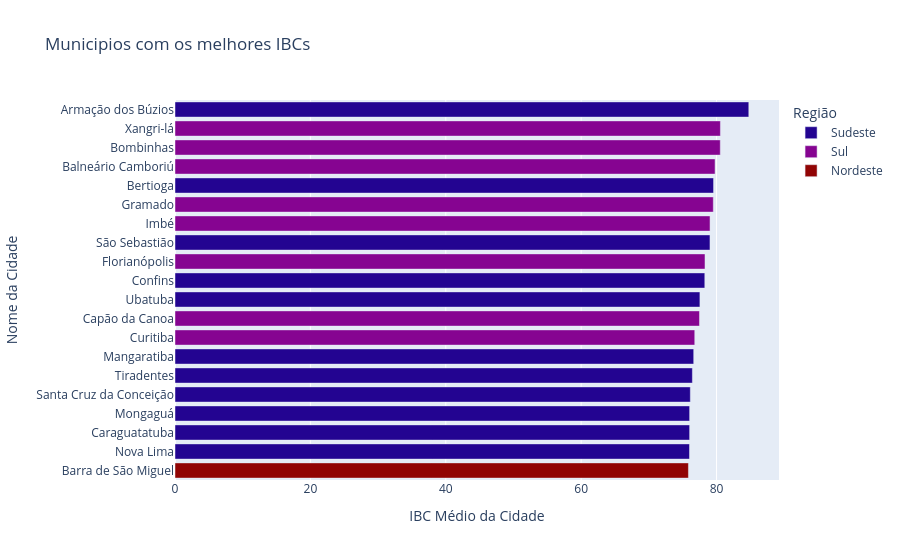
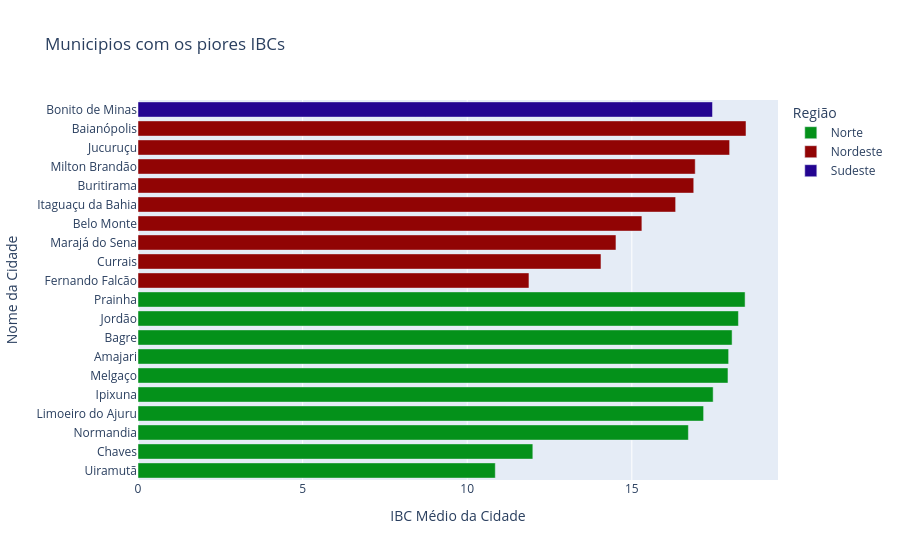

Notebook source saved alongside these figures, in order:
### Markdown cell above
## Gráfico com as 20 Melhores e Piores Cidades
* A ideia do gráfico é trazer mais municípios, bem como ter uma visão mais gráfico do IBC

### Code cell
# Primeira query com os 20 melhores IBC's
query = """
SELECT
    nome_municipio,
    nome_estado,
    regiao,
    AVG(ibc) AS Media_IBC
FROM
    df
GROUP BY
    nome_municipio,nome_estado,regiao
ORDER BY Media_IBC DESC
LIMIT 20;
"""
resultado = sqldf(query)
mapa_de_cores = {
    'Sudeste': '#230491',  
    'Sul': '#860491',      
    'Nordeste': '#910404',
    'Centro-Oeste': '#04918a',
    'Norte': '#04911a' 
}
## Gráfico
fig = px.bar(
    resultado,
    x = 'Media_IBC',
    y = 'nome_municipio',
    color = 'regiao',
    orientation='h',
    color_discrete_map = mapa_de_cores,
    labels={'Media_IBC':"IBC Médio da Cidade",'nome_municipio':"Nome da Cidade",'regiao':"Região"},
    title = 'Municipios com os melhores IBCs'
)
fig.update_layout(
    yaxis={'categoryorder': 'total ascending'}
)
fig.show()
# Segunda query com os 20 piores IBC's
query2 = """
SELECT
    nome_municipio,
    nome_estado,
    regiao,
    AVG(ibc) AS Media_IBC
FROM
    df
GROUP BY
    nome_municipio,nome_estado,regiao
ORDER BY Media_IBC ASC
LIMIT 20;
"""
resultado2 = sqldf(query2)
# Gráfico
fig2 = px.bar(
    resultado2,
    x = 'Media_IBC',
    y = 'nome_municipio',
    color = 'regiao',
    orientation='h',
    color_discrete_map = mapa_de_cores,
    labels={'Media_IBC':"IBC Médio da Cidade",'nome_municipio':"Nome da Cidade",'regiao':"Região"},
    title = 'Municipios com os piores IBCs'
)
fig.update_layout(
    yaxis={'categoryorder': 'total descending'}
)
fig2.show()

### Figure 1 — Plotly figure (JSON) as saved in the notebook; plotly's stock layout.template omitted (floating-point values rounded to 4 significant figures)
{"data": [{"hovertemplate": "Região=Sudeste<br>IBC Médio da Cidade=%{x}<br>Nome da Cidade=%{y}<extra></extra>", "legendgroup": "Sudeste", "marker": {"color": "#230491", "pattern": {"shape": ""}}, "name": "Sudeste", "orientation": "h", "showlegend": true, "textposition": "auto", "type": "bar", "x": [84.76, 79.56, 79.03, 78.26, 77.54, 76.62, 76.43, 76.12, 76.02, 76.02, 76.0], "xaxis": "x", "y": ["Armação dos Búzios", "Bertioga", "São Sebastião", "Confins", "Ubatuba", "Mangaratiba", "Tiradentes", "Santa Cruz da Conceição", "Mongaguá", "Caraguatatuba", "Nova Lima"], "yaxis": "y"}, {"hovertemplate": "Região=Sul<br>IBC Médio da Cidade=%{x}<br>Nome da Cidade=%{y}<extra></extra>", "legendgroup": "Sul", "marker": {"color": "#860491", "pattern": {"shape": ""}}, "name": "Sul", "orientation": "h", "showlegend": true, "textposition": "auto", "type": "bar", "x": [80.57, 80.55, 79.78, 79.52, 79.04, 78.29, 77.48, 76.78], "xaxis": "x", "y": ["Xangri-lá", "Bombinhas", "Balneário Camboriú", "Gramado", "Imbé", "Florianópolis", "Capão da Canoa", "Curitiba"], "yaxis": "y"}, {"hovertemplate": "Região=Nordeste<br>IBC Médio da Cidade=%{x}<br>Nome da Cidade=%{y}<extra></extra>", "legendgroup": "Nordeste", "marker": {"color": "#910404", "pattern": {"shape": ""}}, "name": "Nordeste", "orientation": "h", "showlegend": true, "textposition": "auto", "type": "bar", "x": [75.84], "xaxis": "x", "y": ["Barra de São Miguel"], "yaxis": "y"}], "layout": {"barmode": "relative", "legend": {"title": {"text": "Região"}, "tracegroupgap": 0}, "title": {"text": "Municipios com os melhores IBCs"}, "xaxis": {"anchor": "y", "domain": [0, 1], "title": {"text": "IBC Médio da Cidade"}}, "yaxis": {"anchor": "x", "categoryorder": "total ascending", "domain": [0, 1], "title": {"text": "Nome da Cidade"}}}}

### Figure 2 — Plotly figure (JSON) as saved in the notebook; plotly's stock layout.template omitted (floating-point values rounded to 4 significant figures)
{"data": [{"hovertemplate": "Região=Norte<br>IBC Médio da Cidade=%{x}<br>Nome da Cidade=%{y}<extra></extra>", "legendgroup": "Norte", "marker": {"color": "#04911a", "pattern": {"shape": ""}}, "name": "Norte", "orientation": "h", "showlegend": true, "textposition": "auto", "type": "bar", "x": [10.85, 11.99, 16.72, 17.18, 17.47, 17.92, 17.94, 18.05, 18.24, 18.44], "xaxis": "x", "y": ["Uiramutã", "Chaves", "Normandia", "Limoeiro do Ajuru", "Ipixuna", "Melgaço", "Amajari", "Bagre", "Jordão", "Prainha"], "yaxis": "y"}, {"hovertemplate": "Região=Nordeste<br>IBC Médio da Cidade=%{x}<br>Nome da Cidade=%{y}<extra></extra>", "legendgroup": "Nordeste", "marker": {"color": "#910404", "pattern": {"shape": ""}}, "name": "Nordeste", "orientation": "h", "showlegend": true, "textposition": "auto", "type": "bar", "x": [11.88, 14.06, 14.52, 15.3, 16.33, 16.88, 16.93, 17.97, 18.47], "xaxis": "x", "y": ["Fernando Falcão", "Currais", "Marajá do Sena", "Belo Monte", "Itaguaçu da Bahia", "Buritirama", "Milton Brandão", "Jucuruçu", "Baianópolis"], "yaxis": "y"}, {"hovertemplate": "Região=Sudeste<br>IBC Médio da Cidade=%{x}<br>Nome da Cidade=%{y}<extra></extra>", "legendgroup": "Sudeste", "marker": {"color": "#230491", "pattern": {"shape": ""}}, "name": "Sudeste", "orientation": "h", "showlegend": true, "textposition": "auto", "type": "bar", "x": [17.45], "xaxis": "x", "y": ["Bonito de Minas"], "yaxis": "y"}], "layout": {"barmode": "relative", "legend": {"title": {"text": "Região"}, "tracegroupgap": 0}, "title": {"text": "Municipios com os piores IBCs"}, "xaxis": {"anchor": "y", "domain": [0, 1], "title": {"text": "IBC Médio da Cidade"}}, "yaxis": {"anchor": "x", "domain": [0, 1], "title": {"text": "Nome da Cidade"}}}}
